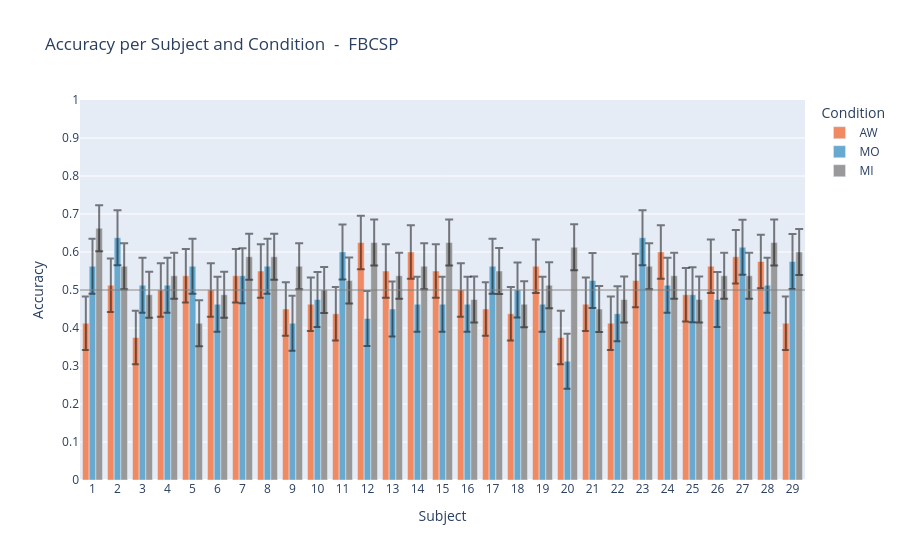

This figure's notebook cell:
### Code cell
df=offline_classification[offline_classification['Feature_Extraction']=='FBCSP'].drop(columns=['Feature_Extraction','Selected_Features'])

df_grouped = df.iloc[:,1:].groupby('Condition').agg(['mean', 'std'])
print(df_grouped)

# Calculate means and stds for error bars
means = df.groupby('Condition')['Accuracy'].mean()
stds = df.groupby('Condition')['Accuracy'].std()

# Create Plotly grouped bar chart with error bars
fig_FBCSP = go.Figure()

for condition in df['Condition'].unique():
    cond_df = df[df['Condition'] == condition]
    fig_FBCSP.add_trace(go.Bar(
        x=cond_df['Subject'],
        y=cond_df['Accuracy'],
        name=condition,
        marker_color=colors[condition],
        error_y=dict(
            type='data',
            array=[stds[condition]] * len(cond_df),  # same std for all bars in this condition
            visible=True,
            color ='rgba(0,0,0,0.5)'

        )
    ))

# Add chance level line
fig_FBCSP.add_hline(y=0.5, line_width=1, line_color="gray")

# Update layout to show subject IDs on x-axis ticks
fig_FBCSP.update_layout(
    barmode='group',
    xaxis_title='Subject',
    yaxis_title='Accuracy',
    title='Accuracy per Subject and Condition  -  FBCSP',
    legend_title_text='Condition',
    xaxis=dict(
        tickmode='array',
        tickvals=df['Subject'].unique(),
        ticktext=df['Subject'].unique()
    ),
    yaxis=dict(range=[0.0, 1.0], tick0=0.4, dtick=0.1),
)

fig_FBCSP.show()

### Figure 1 — Plotly figure (JSON) as saved in the notebook; plotly's stock layout.template omitted (floating-point values rounded to 4 significant figures)
{"data": [{"error_y": {"array": [0.07013, 0.07013, 0.07013, 0.07013, 0.07013, 0.07013, 0.07013, 0.07013, 0.07013, 0.07013, 0.07013, 0.07013, 0.07013, 0.07013, 0.07013, 0.07013, 0.07013, 0.07013, 0.07013, 0.07013, 0.07013, 0.07013, 0.07013, 0.07013, 0.07013, 0.07013, 0.07013, 0.07013, 0.07013], "color": "rgba(0,0,0,0.5)", "type": "data", "visible": true}, "marker": {"color": "#ef8a62"}, "name": "AW", "type": "bar", "x": [1, 2, 3, 4, 5, 6, 7, 8, 9, 10, 11, 12, 13, 14, 15, 16, 17, 18, 19, 20, 21, 22, 23, 24, 25, 26, 27, 28, 29], "y": [0.4125, 0.5125, 0.375, 0.5, 0.5375, 0.5, 0.5375, 0.55, 0.45, 0.4625, 0.4375, 0.625, 0.55, 0.6, 0.55, 0.5, 0.45, 0.4375, 0.5625, 0.375, 0.4625, 0.4125, 0.525, 0.6, 0.4875, 0.5625, 0.5875, 0.575, 0.4125]}, {"error_y": {"array": [0.07223, 0.07223, 0.07223, 0.07223, 0.07223, 0.07223, 0.07223, 0.07223, 0.07223, 0.07223, 0.07223, 0.07223, 0.07223, 0.07223, 0.07223, 0.07223, 0.07223, 0.07223, 0.07223, 0.07223, 0.07223, 0.07223, 0.07223, 0.07223, 0.07223, 0.07223, 0.07223, 0.07223, 0.07223], "color": "rgba(0,0,0,0.5)", "type": "data", "visible": true}, "marker": {"color": "#67a9cf"}, "name": "MO", "type": "bar", "x": [1, 2, 3, 4, 5, 6, 7, 8, 9, 10, 11, 12, 13, 14, 15, 16, 17, 18, 19, 20, 21, 22, 23, 24, 25, 26, 27, 28, 29], "y": [0.5625, 0.6375, 0.5125, 0.5125, 0.5625, 0.4625, 0.5375, 0.5625, 0.4125, 0.475, 0.6, 0.425, 0.45, 0.4625, 0.4625, 0.4625, 0.5625, 0.5, 0.4625, 0.3125, 0.525, 0.4375, 0.6375, 0.5125, 0.4875, 0.475, 0.6125, 0.5125, 0.575]}, {"error_y": {"array": [0.06075, 0.06075, 0.06075, 0.06075, 0.06075, 0.06075, 0.06075, 0.06075, 0.06075, 0.06075, 0.06075, 0.06075, 0.06075, 0.06075, 0.06075, 0.06075, 0.06075, 0.06075, 0.06075, 0.06075, 0.06075, 0.06075, 0.06075, 0.06075, 0.06075, 0.06075, 0.06075, 0.06075, 0.06075], "color": "rgba(0,0,0,0.5)", "type": "data", "visible": true}, "marker": {"color": "#999999"}, "name": "MI", "type": "bar", "x": [1, 2, 3, 4, 5, 6, 7, 8, 9, 10, 11, 12, 13, 14, 15, 16, 17, 18, 19, 20, 21, 22, 23, 24, 25, 26, 27, 28, 29], "y": [0.6625, 0.5625, 0.4875, 0.5375, 0.4125, 0.4875, 0.5875, 0.5875, 0.5625, 0.5, 0.525, 0.625, 0.5375, 0.5625, 0.625, 0.475, 0.55, 0.4625, 0.5125, 0.6125, 0.45, 0.475, 0.5625, 0.5375, 0.475, 0.5375, 0.5375, 0.625, 0.6]}], "layout": {"barmode": "group", "legend": {"title": {"text": "Condition"}}, "shapes": [{"line": {"color": "gray", "width": 1}, "type": "line", "x0": 0, "x1": 1, "xref": "x domain", "y0": 0.5, "y1": 0.5, "yref": "y"}], "title": {"text": "Accuracy per Subject and Condition  -  FBCSP"}, "xaxis": {"tickmode": "array", "ticktext": [1, 2, 3, 4, 5, 6, 7, 8, 9, 10, 11, 12, 13, 14, 15, 16, 17, 18, 19, 20, 21, 22, 23, 24, 25, 26, 27, 28, 29], "tickvals": [1, 2, 3, 4, 5, 6, 7, 8, 9, 10, 11, 12, 13, 14, 15, 16, 17, 18, 19, 20, 21, 22, 23, 24, 25, 26, 27, 28, 29], "title": {"text": "Subject"}}, "yaxis": {"dtick": 0.1, "range": [0, 1], "tick0": 0.4, "title": {"text": "Accuracy"}}}}
